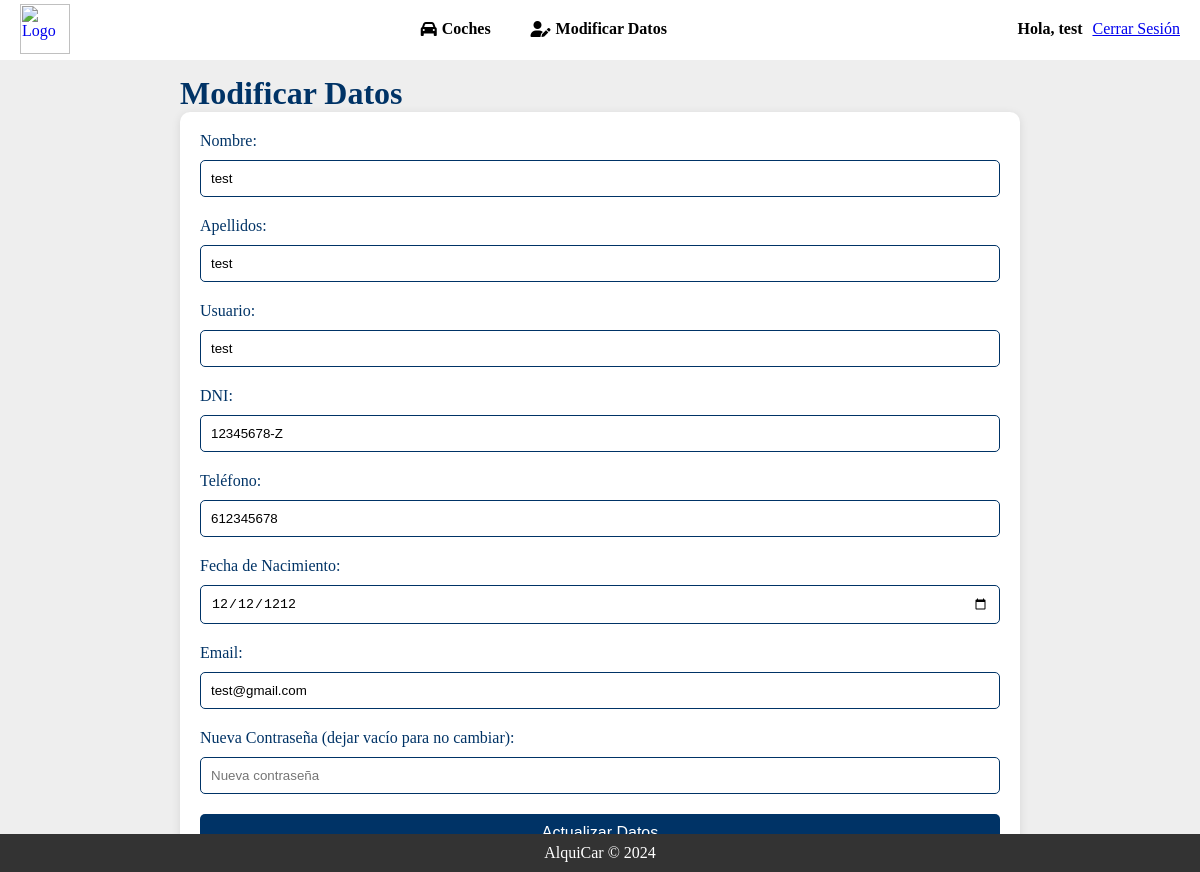
The app's page /app/modificar_datos.php (signed in) with its own data.
### tables this page shows
CREATE TABLE `usuarios` (
  `id` int(11) NOT NULL,
  `nombre` text NOT NULL,
  `Apellido` varchar(255) NOT NULL,
  `usuario` varchar(255) NOT NULL,
  `password` varchar(255) NOT NULL,
  `dni` varchar(10) NOT NULL,
  `telefono` int(9) NOT NULL,
  `fNacimiento` date NOT NULL,
  `mail` varchar(255) NOT NULL
);

### app/modificar_datos.php (the view, shortened to what this page needs)
<?php
require_once 'con.php';
$username = $_SESSION['username'];
$stmt = $conn->prepare("SELECT nombre, apellido, dni, telefono, fNacimiento, mail FROM usuarios WHERE usuario = ?");
$stmt->bind_param("s", $username);
$stmt->execute();
$result = $stmt->get_result();
$user_data = $result->fetch_assoc();
?>
<?php
    require_once 'plantillas/header.php';
?>
<head>
  <link rel="stylesheet" href="https://cdnjs.cloudflare.com/ajax/libs/font-awesome/6.0.0-beta3/css/all.min.css">
</head>
<body>
    <div class="body-margen">
        <h1>Modificar Datos</h1>
        <form id="modify_form" class="login-form" action="process_modificar_datos.php" method="post" onsubmit="return validateForm();">
            <label class="login-label" for="nombre">Nombre:</label>
            <input class="login-input" type="text" id="nombre" name="nombre" value="<?php echo htmlspecialchars($user_data['nombre']); ?>" required>
            <label class="login-label" for="apellido">Apellidos:</label>
            <input class="login-input" type="text" id="apellido" name="apellido" value="<?php echo htmlspecialchars($user_data['apellido']); ?>" required>
            <label class="login-label" for="usuario">Usuario:</label>
            <input class="login-input" type="text" id="usuario" name="usuario" value="<?php echo htmlspecialchars($username); ?>" readonly required>
            <label class="login-label" for="dni">DNI:</label>
            <input class="login-input" type="text" id="dni" name="dni" value="<?php echo htmlspecialchars($user_data['dni']); ?>" required>
            <label class="login-label" for="telefono">Teléfono:</label>
            <input class="login-input" type="text" id="telefono" name="telefono" value="<?php echo htmlspecialchars($user_data['telefono']); ?>" required>
            <label class="login-label" for="fNacimiento">Fecha de Nacimiento:</label>
            <input class="login-input" type="date" id="fDate" name="fNacimiento" value="<?php echo htmlspecialchars($user_data['fNacimiento']); ?>" required>
            <label class="login-label" for="mail">Email:</label>
            <input class="login-input" type="email" id="email" name="email" value="<?php echo htmlspecialchars($user_data['mail']); ?>" required>
            <label class="login-label" for="password">Nueva Contraseña (dejar vacío para no cambiar):</label>
            <input class="login-input" type="password" id="password" name="password" placeholder="Nueva contraseña">
            <button type="submit" class="login-button">Actualizar Datos</button>
        </form>
    </div>
</body>
<?php
    require_once 'plantillas/footer.php';
?>

### app/css/header.css (style rules this page uses)
* { margin: 0; padding: 0; box-sizing: border-box; }

### app/css/body.css (style rules this page uses)
body { background-color: #eee; }
.body-margen { margin-top: 15px; margin-left: 15%; margin-right: 15%; }
h1 { color: #003366; }
.login-form { background-color: #ffffff; padding: 20px; border-radius: 10px; box-shadow: 0 2px 10px rgba(0, 0, 0, 0.1); }
.login-label { display: block; margin-bottom: 10px; color: #003366; }
.login-input { width: 100%; padding: 10px; margin-bottom: 20px; border: 1px solid #003366; border-radius: 5px; }
.login-button { background-color: #003366; color: #ffffff; padding: 10px; border: none; border-radius: 5px; cursor: pointer; width: 100%; font-size: 16px; }

### records on screen
usuarios: nombre "test", apellido "test", dni "12345678-Z", telefono "612345678", fNacimiento "12/12/1212", email "test@gmail.com"

### other values on screen
$_SESSION['username'] "test"
